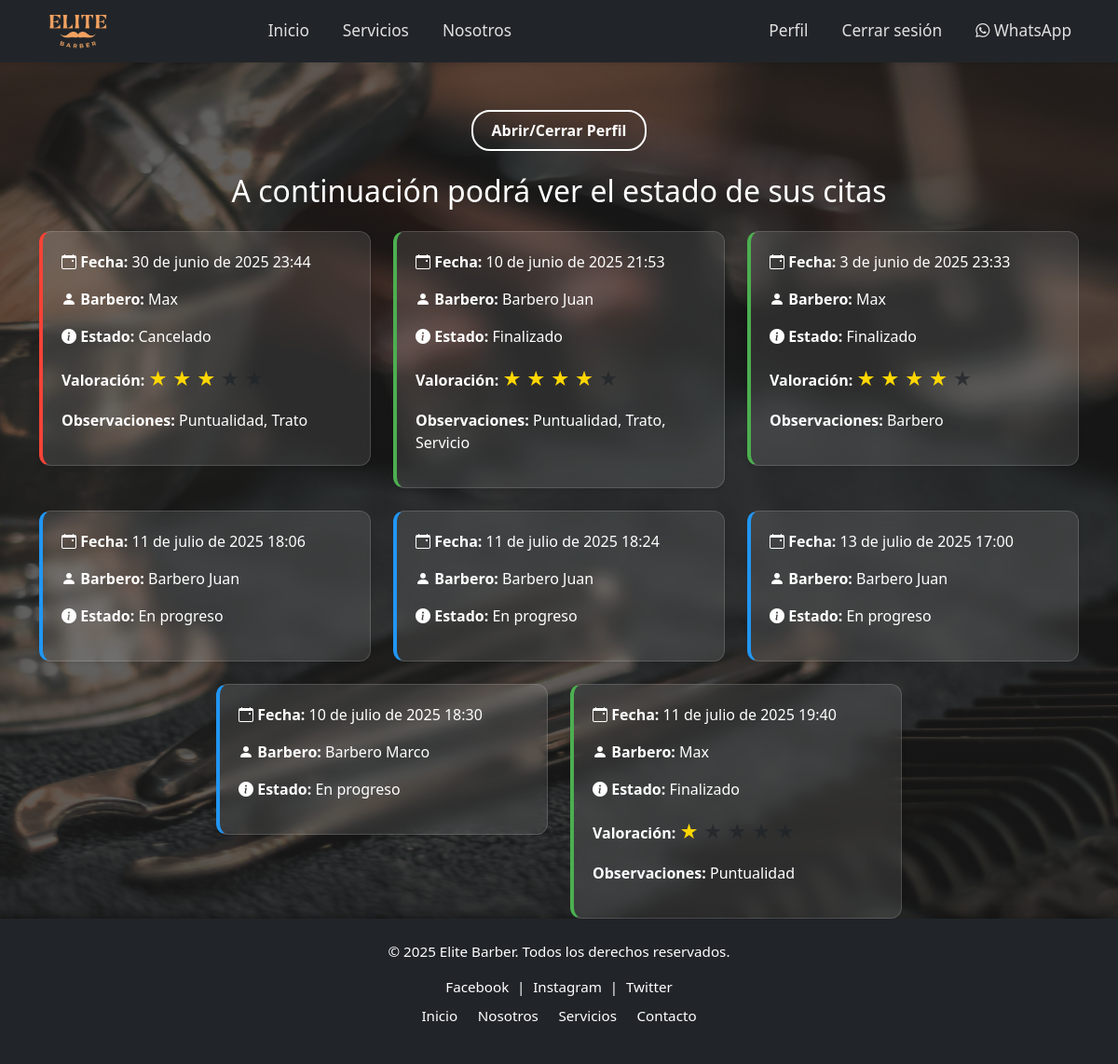
The page /perfil/ (signed in) on the database its author committed.
### gestion3/models.py (models this page shows, shortened)
class Cita(models.Model):
    id_cita = models.AutoField(primary_key=True)
    id_cliente = models.ForeignKey(Usuario, on_delete=models.CASCADE, related_name='citas_cliente')
    id_servicio = models.ForeignKey(Servicio, on_delete=models.CASCADE)
    id_estado_cita = models.ForeignKey(EstadoCita, on_delete=models.CASCADE)
    fecha_cita = models.DateField()
    hora_cita = models.TimeField()

class Servicio(models.Model):
    id_servicio = models.AutoField(primary_key=True)
    id_usuario = models.ForeignKey(Usuario, on_delete=models.CASCADE)
    id_subservicio = models.ForeignKey(SubServicio, on_delete=models.CASCADE)
    descripcion = models.TextField(null=True, blank=True)
    duracion_minutos = models.PositiveIntegerField()
    precio = models.FloatField()

class Usuario(models.Model):
    id_usuario = models.AutoField(primary_key=True)
    id_tipo_usuario = models.ForeignKey(TipoUsuario, on_delete=models.CASCADE)
    nombre = models.CharField(max_length=100)
    apellido = models.CharField(max_length=100)
    telefono = models.CharField(max_length=20, null=True, blank=True)
    correo = models.EmailField(null=True, blank=True)
    contraseña_hash = models.CharField(max_length=255)
    descripcion_usuario = models.TextField(null=True, blank=True)
    imagen = models.ImageField(upload_to='usuarios/', null=True, blank=True)
    id_estado_usuario = models.ForeignKey(EstadoUsuario, on_delete=models.CASCADE)

class EstadoCita(models.Model):
    id_estado_cita = models.AutoField(primary_key=True)
    ESTADO_CITA_CHOICES = [
        ('En progreso', 'En progreso'),
        ('Finalizado', 'Finalizado'),
        ('Cancelado', 'Cancelado'),
    ]
    estado_cita = models.CharField(max_length=20, choices=ESTADO_CITA_CHOICES)

### gestion3/views.py (the view)
# urls.py: path('perfil/', views.perfil_view, name='perfil'),
def perfil_view(request):
    usuario_id = request.session.get('usuario_id')
    if not usuario_id:
        return redirect('login')
    usuario = get_object_or_404(Usuario, id_usuario=usuario_id)
    if usuario.id_tipo_usuario.tipo == "Cliente":
        citas = Cita.objects.filter(id_cliente=usuario).select_related('id_servicio', 'id_estado_cita')
    else:
        citas = Cita.objects.filter(id_servicio__id_usuario=usuario).select_related('id_cliente', 'id_estado_cita', 'id_servicio')
    citas_info = []
    for cita in citas:
        valoraciones = ValoracionObservacion.objects.filter(id_cita=cita)
        observaciones = [v.id_observacion.nombre_observacion for v in valoraciones]
        valoracion = valoraciones.first().valoracion if valoraciones.exists() else None
        pago_realizado = RegistroPago.objects.filter(id_cita=cita).exists()
        citas_info.append({
            'cita': cita,
            'valoracion': valoracion,
            'observaciones': observaciones,
            'pago_realizado': pago_realizado
        })
    observaciones_disponibles = Observacion.objects.all()
    return render(request, 'gestion3/citas.html', {
        'usuario': usuario,
        'tipo_usuario': usuario.id_tipo_usuario.tipo,
        'citas_info': citas_info,
        'observaciones_disponibles': observaciones_disponibles
    })

### gestion3/context_processors.py (called while the page is built)
def tipo_usuario_context(request):
    tipo_usuario = None
    if request.session.get('usuario_id'):
        try:
            usuario = Usuario.objects.get(id_usuario=request.session['usuario_id'])
            tipo_usuario = usuario.id_tipo_usuario.tipo
        except Usuario.DoesNotExist:
            pass
    return {'tipo_usuario': tipo_usuario}

### gestion3/templates/gestion3/citas.html (shortened to what this page needs)
{% load static %}
<!DOCTYPE html>
<html lang="es">
<head>
  <link href="https://cdn.jsdelivr.net/npm/bootstrap@5.3.0/dist/css/bootstrap.min.css" rel="stylesheet" />
  <link rel="stylesheet" href="{% static 'gestion3/css/nav.css' %}">
  <link rel="stylesheet" href="{% static 'gestion3/css/citas.css' %}">
  <link rel="stylesheet" href="https://cdn.jsdelivr.net/npm/bootstrap-icons@1.11.3/font/bootstrap-icons.min.css">
</head>
<body data-tipo-usuario="{{ tipo_usuario }}">
  {% include 'gestion3/nav.html' %}
  <div class="text-center mt-5 mb-3">
    <button id="btnTogglePerfil" class="btn btn-outline-light btn-toggle-perfil">Abrir/Cerrar Perfil</button>
  </div>
  <h2 class="text-center text-white mt-4">A continuación podrá ver el estado de sus citas</h2>
  <div class="container mt-4">
    <div class="row g-4 justify-content-center">
    {% for info in citas_info %}
      {% with clase_estado=info.cita.id_estado_cita.estado_cita|lower|cut:" " %}
        <div class="col-md-6 col-lg-4">
          <div class="cita shadow-sm {{ clase_estado }}">
            <p><i class="bi bi-calendar-event"></i> <strong>Fecha:</strong> {{ info.cita.fecha_cita }} {{ info.cita.hora_cita }}</p>
            <p><i class="bi bi-person-fill"></i> <strong>{% if tipo_usuario == "Cliente" %}Barbero{% else %}Cliente{% endif %}:</strong>
              {% if tipo_usuario == "Cliente" %}
                {{ info.cita.id_servicio.id_usuario.nombre }}
              {% else %}
                {{ info.cita.id_cliente.nombre }}
              {% endif %}
            </p>
            <p><i class="bi bi-info-circle-fill"></i> <strong>Estado:</strong> {{ info.cita.id_estado_cita.estado_cita }}</p>
            {% if tipo_usuario == "Cliente" %}
              {% if info.cita.id_estado_cita.estado_cita == 'Finalizado' and not info.valoracion %}
                <form method="post" action="{% url 'valorar_cita' info.cita.id_cita %}">
                  {% csrf_token %}
                  <label class="form-label text-white">Valoración:</label>
                  <div class="rating">
                    {% for i in "54321" %}
                      <input type="radio" name="valoracion" value="{{ i }}" id="estrella{{ i }}-{{ info.cita.id_cita }}">
                      <label for="estrella{{ i }}-{{ info.cita.id_cita }}">★</label>
                    {% endfor %}
                  </div>
                  <label class="form-label text-white mt-2">Observaciones:</label>
                  {% for obs in observaciones_disponibles %}
                    <div class="form-check text-white">
                      <input class="form-check-input" type="checkbox" name="observaciones" value="{{ obs.id_observacion }}">
                      <label class="form-check-label">{{ obs.nombre_observacion }}</label>
                    </div>
                  {% endfor %}
                  <button type="submit" class="btn btn-sm btn-outline-light mt-2">Enviar valoración</button>
                </form>
              {% elif info.valoracion %}
                <p><strong>Valoración:</strong> <span class="estrellas">{% for i in "12345" %}
                  {% if forloop.counter <= info.valoracion %}★{% else %}<span class="text-muted">★</span>{% endif %}
                {% endfor %}</span></p>
                <p><strong>Observaciones:</strong> {{ info.observaciones|join:", " }}</p>
              {% endif %}
            {% endif %}
          </div>
        </div>
      {% endwith %}
    {% endfor %}
    </div>
  </div>
{% include 'gestion3/footer.html' %}
</body>
</html>

### gestion3/static/gestion3/css/citas.css (style rules this page uses)
body { min-height: 100vh; background: linear-gradient(rgba(30,30,30,0.7), rgba(30,30,30,0.7)), url("/static/gestion3/images/fondo-main.jpeg") no-repeat center center fixed; background-size: cover; font-family: 'Segoe UI', sans-serif; color: white; padding-top: 70px; }
.cita { background-color: rgba(255, 255, 255, 0.1); border-radius: 12px; padding: 20px; color: white; backdrop-filter: blur(8px); border: 1px solid rgba(255,255,255,0.15); transition: transform 0.3s; }
.cita.finalizado { border-left: 4px solid #4caf50; }
.cita.enprogreso { border-left: 4px solid #2196f3; }
.cita.cancelado { border-left: 4px solid #f44336; }
.btn-toggle-perfil { font-weight: bold; border-radius: 20px; background: transparent; color: white; border: 2px solid white; padding: 8px 20px; transition: background 0.3s, color 0.3s; }
.estrellas { font-size: 1.4em; color: gold; }

### rows shown on the page
Cita: cita.fecha_cita "30 de junio de 2025", cita.hora_cita "23:44", cita.id_servicio.id_usuario.nombre "Max", cita.id_estado_cita.estado_cita "Cancelado", observaciones "Puntualidad, Trato"
Cita: cita.fecha_cita "10 de junio de 2025", cita.hora_cita "21:53", cita.id_servicio.id_usuario.nombre "Barbero Juan", cita.id_estado_cita.estado_cita "Finalizado", observaciones "Puntualidad, Trato, Servicio"
Cita: cita.fecha_cita "3 de junio de 2025", cita.hora_cita "23:33", cita.id_servicio.id_usuario.nombre "Max", cita.id_estado_cita.estado_cita "Finalizado", observaciones "Barbero"
Cita: cita.fecha_cita "11 de julio de 2025", cita.hora_cita "18:06", cita.id_servicio.id_usuario.nombre "Barbero Juan", cita.id_estado_cita.estado_cita "En progreso"
Cita: cita.fecha_cita "11 de julio de 2025", cita.hora_cita "18:24", cita.id_servicio.id_usuario.nombre "Barbero Juan", cita.id_estado_cita.estado_cita "En progreso"
Cita: cita.fecha_cita "13 de julio de 2025", cita.hora_cita "17:00", cita.id_servicio.id_usuario.nombre "Barbero Juan", cita.id_estado_cita.estado_cita "En progreso"
Cita: cita.fecha_cita "10 de julio de 2025", cita.hora_cita "18:30", cita.id_servicio.id_usuario.nombre "Barbero Marco", cita.id_estado_cita.estado_cita "En progreso"
Cita: cita.fecha_cita "11 de julio de 2025", cita.hora_cita "19:40", cita.id_servicio.id_usuario.nombre "Max", cita.id_estado_cita.estado_cita "Finalizado", observaciones "Puntualidad"
